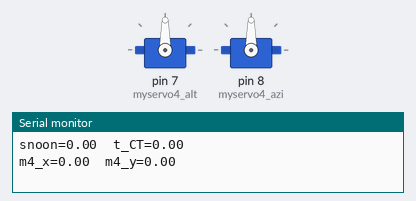
Bench run of a sketch on a simulated Arduino Uno, built with avr-gcc and run on an emulated ATmega328P. On the bench: 2 × servo, the last lines printed to the serial monitor.

Above: at 0.1 s.
At 60.4 s:
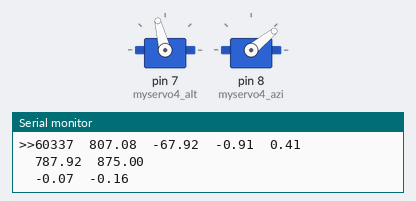
Timing chart, 0 to 61.9 s (numbered marks = the images above):
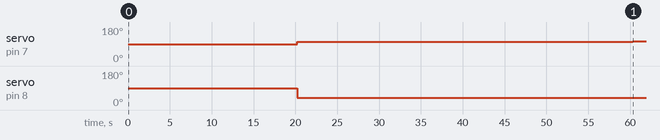

The sketch:

SolarStill_test15_d_MATLAB.ino
```cpp
#include <Servo.h>
#include <math.h>

/*
 * Link for solar information:(1) https://www.esrl.noaa.gov/gmd/grad/solcalc/ ****use this one
                              (2) https://www.esrl.noaa.gov/gmd/grad/solcalc/azel.html
                              (4) https://www.timeanddate.com/sun/usa/las-cruces
 * Las Cruces Coordinate: 32.287989° N(+), -106.75385° W (-)
 * Azimuth and Elevation - an angular coordinate system for locating positions in the sky. Azimuth is measured clockwise from true North
   to the point on the horizon directly below the object. Elevation is measured vertically from that point on the horizon up to the object.
 * offset_azi_testunit=16;  offset_alt_testunit=24; (in degree)
  */

          /*june 17 2021 - > day_of_year= 168*/
 int PTh=14;  //present time in hours*
 int PTm=34; //present time in minutes*
 int day_of_year= 170; //day of the year of the experiment*


 double Hour=0; //initiation of variable "Hour" (hour corresponds to current time)
 double gamma=0; //initiation of variable "gamma" (fractional year (in radian))
 double eqtime=0; //initiation of variable "eqtime" (equation of time (in minute))
 double decl=0; //intiation of variable "decl" (solar declination angle (in radians))
 double time_offset=0; //initiation of variable "time_offset" (time offset (in minutes))
 double tst=0; //initiation of variable "tst" (true solar time (in minutes))
 double ha=0; //initiation of variable "ha" (solar hour angle (in radian))
 double phi=0; //initiation of variable "phi" (solar zenith angle angle (in radian))
 double alpha=0; //initiation of variable "alpha" (solar altitude angle angle (in radian))
 double beta=0; //initiation of variable "beta" (solar azimuth angle angle (in radian))
 double alpha_d=0; //initiation of variable "alpha_d" (solar altitude angle angle (in degree))
 double beta_d=0; //initiation of variable "beta_d" (solar azimuth angle angle (in degree))
 double snoon=0; //initiation of variable "snoon" (solar noon (in minute))
 double t_CT=0; //initiation of variable "t_CT" (current time (in minutes))

 double s_x=0; //initiation of variable "s_x" (x-component of sun_vector)
 double s_y=0; //initiation of variable "s_y" (y-component of sun_vector)
 double s_z=0; //initiation of variable "s_z" (z-component of sun_vector)

 double pi= 3.1415926; //value of 'pi'
 double r2d= 180/pi; //convesion ratio of radian to degree conversion
 double d2r= pi/180; //convesion ratio of degree to radian conversion
 double h=23.625; //height(in inch) of convex mirror focal point from the origin(centre point of the base on which these mirror units are intalled)

 int timezone=-6; //timezone in hour from UTC (Mountain Daylight Time)
 double latitude= 32.287989; //latitude position (in degree) of the experimental station (Monte Vista Ave)
 double longitude= -106.75385; //longitude position (in degree) of the experimental station (Monte Vista Ave)
 double lat= (d2r)*latitude; //latitude (in radian) for trigonometric functions
 unsigned long myTime;
 unsigned long last_seen;
//-------------------------------------------------------------------------

//---------------UNIT#4-----------------
  //------Focus_Point--------
  double x4= 0; //x position (in inch) of unit#4
  double y4= 18.50; //y position (in inch) of unit#4
  double z4=h; //z position (in inch) of unit#4
    //target_vector4: unit vector along reflected ray from flat mirror of unit#4
  double f4_x= -x4/(sqrt(x4*x4+y4*y4+z4*z4)); //x-componenet of target_vector4
  double f4_y= -y4/(sqrt(x4*x4+y4*y4+z4*z4)); //y-componenet of target_vector4
  double f4_z= z4/(sqrt(x4*x4+y4*y4+z4*z4)); //z-componenet of target_vector4
  //-------------------------

  //-----Bisector_Vector4------
    //bisector_vector4: unit vector along bisector on fat mirror which will always be normal to the flat mirror of unit#4
  double m4_x=0; //initiation of variable "m4_x" (x-component of bisector_vector4)
  double m4_y=0; //initiation of variable "m4_y" (y-component of bisector_vector4)
  double m4_z=0; //initiation of variable "m4_z" (z-component of bisector_vector4)
  //---------------------------

  double a4=0; //initiation of variable "a4" (alt adjustment angle(in radian))
  double b4=0; //initiation of variable "b4" (azi adjustment angle(in radian))
  int a4_d=0; //initiation of variable "a4_d" (alt adjustment angle(in degree))
  int b4_d=0; //initiation of variable "b4_d" (azi adjustment angle(in degree))
  int offset_alt4=24; //offset of altitude adjustment (in degree) for unit#4
  int offset_azi4=16; //offset of azimuth adjustment (in degree) for unit#4
  int a4_d_offset= offset_alt4 +a4_d; //intial angle for altitude adjustment with offset for unit#4
  int b4_d_offset= offset_azi4 +b4_d; //intial angle for azimuth adjustment with offset for unit#4

  double theta4=0; // for test only. it's angle of projection of normal on xy plane

  Servo myservo4_alt; //create servo object to control a servo for altitude adjustment for unit#4
  Servo myservo4_azi; //create servo object to control a servo for azimuthal adjustment for unit#4
//-----------------------------------------

void setup()
{
//---------------UNIT#4--------------------
  myservo4_alt.attach(7); //attaches the 'altitude adjustment servo' of unit#4 on pin 7 to the servo object
  myservo4_azi.attach(8); //attaches the 'azimuthal adjustment servo' of unit#4 on pin 8 to the servo object
//-----------------------------------------

//-----------------------------------------
    Serial.begin(9600);
    Serial.print("myTime=");
    Serial.print(myTime);
    Serial.print("\t");
    Serial.print("tst=");
    Serial.print(tst);
    Serial.print("\t");
    Serial.print("time_offset=");
    Serial.print(time_offset);
    Serial.print("\t");
    Serial.print("eqtime=");
    Serial.print(eqtime);
    Serial.print("\t");
    Serial.print("decl=");
    Serial.print(decl);
    Serial.print("\n");

    Serial.print("snoon=");
    Serial.print(snoon);
    Serial.print("\t");
    Serial.print("t_CT=");
    Serial.print(t_CT);
    Serial.print("\n");

    Serial.print("m4_x=");
    Serial.print(m4_x);
    Serial.print("\t");
    Serial.print("m4_y=");
    Serial.print(m4_y);
    Serial.print("\n");

    Serial.print("theta4=");
    Serial.print(theta4);
    Serial.print("\n");

    Serial.print("alpha_d=");
    Serial.print(alpha_d);
    Serial.print("\t");
    Serial.print("beta_d=");
    Serial.print(beta_d);
    Serial.print("\n");


    Serial.print("a4_d=");
    Serial.print(a4_d);
    Serial.print("\n");

    Serial.print("b4_d=");
    Serial.print(b4_d);
    Serial.print("\n");


//-----------------------------------------
}

void loop()
{
  myTime= millis();
//----------------------------Solar_Angles---------------------------------
    Hour= (((PTh*60+PTm)*60000) +myTime)/3600000; //hour corresponds to current time

    gamma= (2*pi/365)*(day_of_year-1+((Hour-12)/24)); //fractional year (in radian) [for leap year, use 366 instead of 365 in the denominator]
    eqtime= 229.18*(0.000075+0.001868*cos(gamma)-0.032077*sin(gamma)-0.014615*cos(2*gamma)-0.040849*sin(2*gamma)); //equation of time (in minutes)

    decl= 0.006918-0.399912*cos(gamma)+0.070257*sin(gamma)-0.006758*cos(2*gamma)+0.000907*sin(2*gamma)-0.002697*cos(3*gamma)+0.00148*sin(3*gamma);
                  //solar declination angle (in radians)
    time_offset= eqtime+4*longitude-60*timezone; //time offset (in minutes)

    tst= (PTh*60+PTm+time_offset) +(myTime/60000); //true solar time (in minutes)

    ha= (d2r)*((tst/4)-180); //solar hour angle(in radian)

    snoon= 360-4*longitude-eqtime; //solar noon for a given location is found from the longitude (in minutes)
    t_CT= (PTh*60+PTm) +(myTime/60000); //current time (in minutes)

    phi= acos(sin(lat)*sin(decl)+cos(lat)*cos(decl)*cos(ha)); //solar zenith angle angle (in radian)
    alpha= (pi/2 -phi); //solar altitude angle (in radian)
    beta= acos((sin(lat)*cos(phi)-sin(decl))/(cos(lat)*sin(phi))); //solar azimuth angle (in radian)

    if(t_CT <= snoon)
      {
        beta= pi-(beta); //solar azimuth angle (in radian) before solar noon
      }
    if(t_CT > snoon)
      {
        beta= pi+(beta); //solar azimuth angle (in radian) after solar noon
      }
    alpha_d= (r2d)*alpha; //solar altitude/elevation angle (in degree)
    beta_d= (r2d)*(beta); //solar azimuth angle (in degree)

    //------Sun_Vector------
    s_x= cos(alpha)*cos(beta); //x-component of sun_vector)
    s_y= -cos(alpha)*sin(beta); //y-component of sun_vector)
    s_z= sin(alpha); //z-component of sun_vector)
    //----------------------

//-----------------------------------------------------------------------------

//--------------------(4)------------------------

    m4_x=(((abs(s_z+f4_z))/(s_z+f4_z))*(s_x+f4_x))*(1/(sqrt((s_x+f4_x)*(s_x+f4_x)+(s_y+f4_y)*(s_y+f4_y)+(s_z+f4_z)*(s_z+f4_z))));
    m4_y=(((abs(s_z+f4_z))/(s_z+f4_z))*(s_y+f4_y))*(1/(sqrt((s_x+f4_x)*(s_x+f4_x)+(s_y+f4_y)*(s_y+f4_y)+(s_z+f4_z)*(s_z+f4_z))));
    m4_z=(abs(s_z+f4_z))*(1/(sqrt((s_x+f4_x)*(s_x+f4_x)+(s_y+f4_y)*(s_y+f4_y)+(s_z+f4_z)*(s_z+f4_z))));

    //---test----
    theta4= (r2d)*atan2(m4_y, m4_x);
    //-----------
    //a4= pi/2 -acos(m4_z); //elevation angle (in radian) of flat mirror of unit#4

      if(m4_x>0 && m4_y>=0)
      {
        a4= pi/2 +acos(abs(m4_z));
        b4= pi/2 -atan(abs(m4_y)/abs(m4_x));
      }
      else if(m4_x<=0 && m4_y>0)
      {
        a4= pi/2 -acos(abs(m4_z));
        b4= pi/2 +atan(abs(m4_y)/abs(m4_x));
      }
      else if(m4_x<0 && m4_y<=0)
      {
        a4= pi/2 -acos(abs(m4_z));
        b4= pi/2 -atan(abs(m4_y)/abs(m4_x));
      }
      else if(m4_x>=0 && m4_y<0)
      {
        a4= pi/2 +acos(abs(m4_z));
        b4= pi/2 +atan(abs(m4_y)/abs(m4_x));
      }
      else {b4=b4;}

    a4_d= (r2d)*(a4); //elevation angle (in degree) of flat mirror of unit#4 (remove pi after test)
    b4_d= (r2d)*(b4); //azimuth angle (in degree) of flat mirror of unit#4 (remove pi after test)

   if(myTime - last_seen > 20000)
    {
      a4_d_offset= offset_alt4 +a4_d; //intial angle for altitude adjustment with offset for unit#4
      myservo4_alt.write(a4_d_offset);


      b4_d_offset= offset_azi4 +b4_d; //intial angle for azimuth adjustment with offset for unit#4
      myservo4_azi.write(b4_d_offset);

      last_seen = myTime;
    }
//-----------------------------------------------


    Serial.print(">>");
    Serial.print(myTime);
    Serial.print("\t");
    Serial.print(tst);
    Serial.print("\t");
    Serial.print(time_offset);
    Serial.print("\t");
    Serial.print(eqtime);
    Serial.print("\t");
    Serial.print(decl);
    Serial.print("\n");

    Serial.print("\t");
    Serial.print(snoon);
    Serial.print("\t");
    Serial.print(t_CT);
    Serial.print("\n");

    Serial.print("\t");
    Serial.print(m4_x);
    Serial.print("\t");
    Serial.print(m4_y);
    Serial.print("\n");


    Serial.print("\t");
    Serial.print(theta4);
    Serial.print("\n");

    Serial.print("\t");
    Serial.print(alpha_d);
    Serial.print("\t");
    Serial.print(beta_d);
    Serial.print("\n");

    Serial.print("\t");
    Serial.print(a4_d);
    Serial.print("\n");

    Serial.print("\t");
    Serial.print(b4_d);
    Serial.print("\n");

delay(10000);

}
```

Measured:
- by itself, servo on pin 7 (myservo4_alt): 90° → 103° at 20.2 s, → 104° 40.1 s later
- by itself, servo on pin 8 (myservo4_azi): 90° → 39° at 20.2 s
